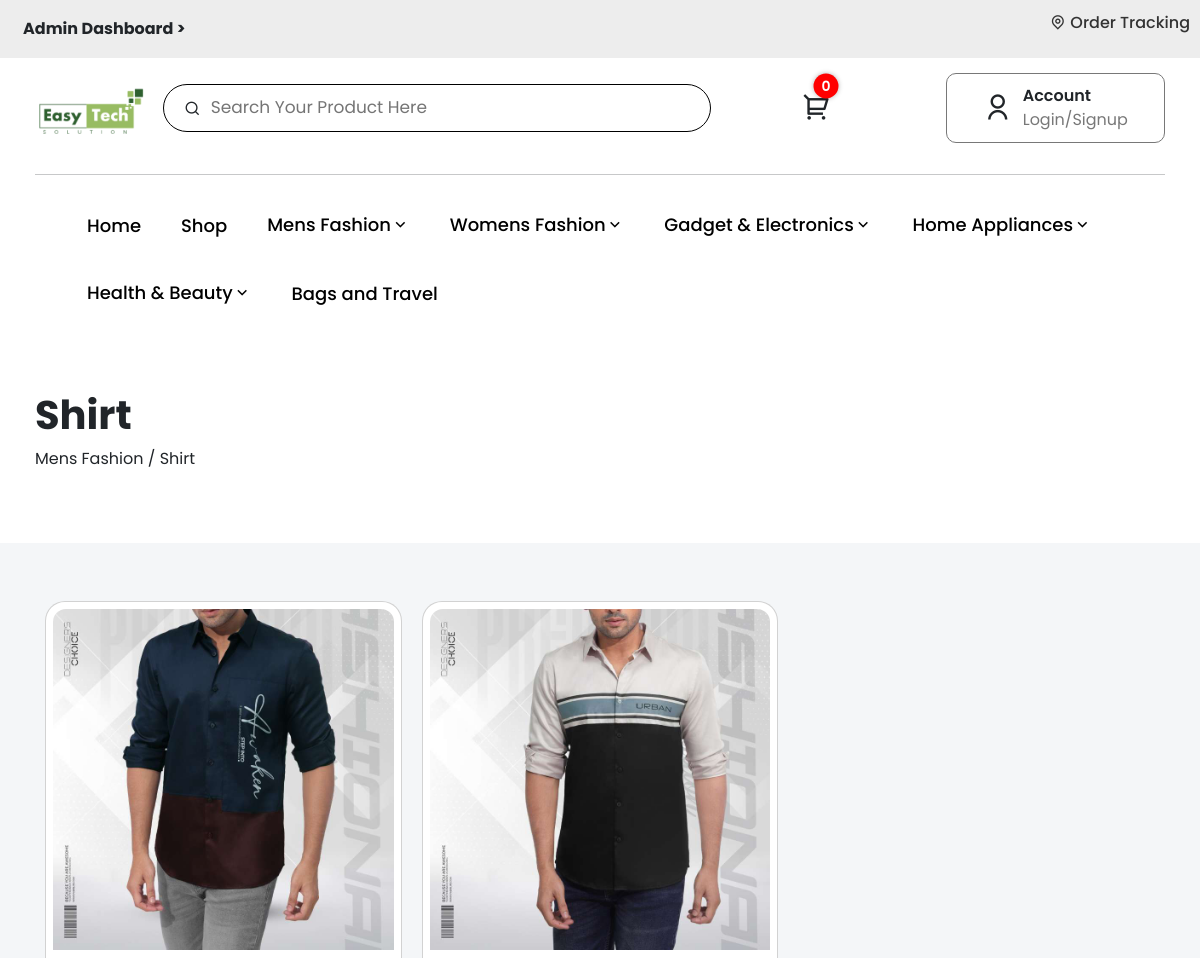
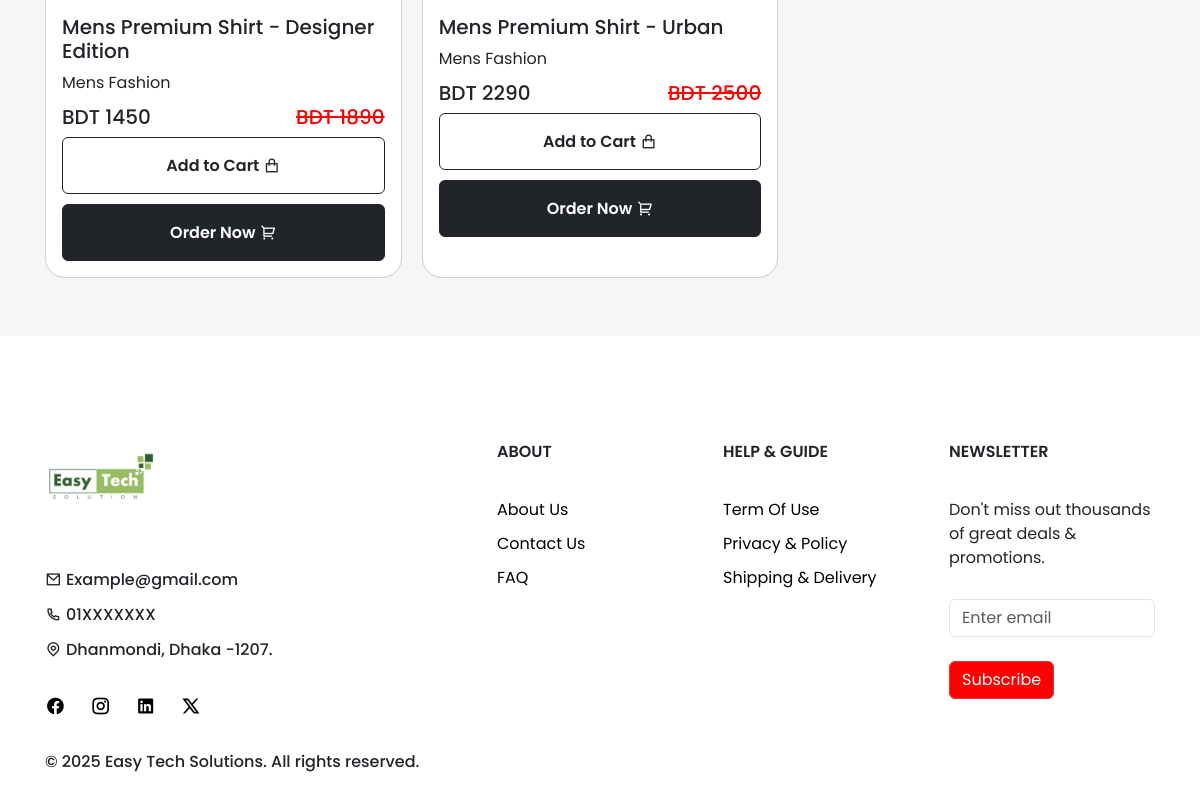
Page /subCategory.php?sub_ctg_id=1 on the committed database (2 pictures, top to bottom).
### tables this page shows
CREATE TABLE `main_category` (
  `main_ctg_id` int(11) NOT NULL,
  `main_ctg_name` varchar(100) NOT NULL,
  `main_ctg_des` text DEFAULT NULL,
  `main_ctg_img` varchar(255) DEFAULT NULL
);

CREATE TABLE `sub_category` (
  `sub_ctg_id` int(11) NOT NULL,
  `sub_ctg_name` varchar(100) NOT NULL,
  `main_ctg_name` varchar(100) NOT NULL
);

CREATE TABLE `product_info` (
  `product_id` int(11) NOT NULL,
  `product_title` varchar(255) NOT NULL,
  `product_regular_price` int(11) NOT NULL,
  `product_price` int(11) NOT NULL,
  `main_ctg_id` int(11) NOT NULL,
  `sub_ctg_id` int(11) NOT NULL,
  `available_stock` int(11) NOT NULL,
  `size_option` varchar(50) DEFAULT NULL,
  `product_keyword` varchar(255) DEFAULT NULL,
  `product_code` varchar(255) NOT NULL,
  `product_description` text DEFAULT NULL,
  `product_img1` varchar(255) DEFAULT NULL,
  `product_img2` varchar(255) DEFAULT NULL,
  `product_img3` varchar(255) DEFAULT NULL,
  `product_img4` varchar(255) DEFAULT NULL,
  `created_at` timestamp NOT NULL DEFAULT current_timestamp(),
  `product_type` text NOT NULL
);

### subCategory.php (the view, shortened to what this page needs)
<!DOCTYPE html>
<html lang="en">
<head>
    <link href="https://cdn.jsdelivr.net/npm/bootstrap@5.3.3/dist/css/bootstrap.min.css" rel="stylesheet">
    <link rel="stylesheet" href="css/style.css">
    <link rel="stylesheet" href="css/navbar.css">
    <link rel="stylesheet" href="css/productList.css">
    <link rel="stylesheet" href="css/cartbar.css">
    <link rel="stylesheet" href="https://cdnjs.cloudflare.com/ajax/libs/remixicon/4.6.0/remixicon.css">
    <link rel="stylesheet" href="https://cdnjs.cloudflare.com/ajax/libs/font-awesome/6.7.2/css/all.min.css">
</head>
<body>
<?php
include 'order-tracking-bar.php';
include 'header.php';
?>
<?php
    include 'database/dbConnection.php';
    $sub_category_id = $_GET['sub_ctg_id'];
    $sql = "SELECT * FROM sub_category WHERE sub_ctg_id='$sub_category_id'";
    $result = mysqli_query($conn, $sql);
    while ($item = mysqli_fetch_array($result)) {
        $sub_category_name = $item['sub_ctg_name'];
        $main_category_name = $item['main_ctg_name'];
    }
?>
<div class="pb-5 js-waypoint-sticky">
    <section class="py-5">
        <div class="container">
            <h1><?php echo $sub_category_name; ?></h1>
            <p><?php echo $main_category_name; ?> / <?php echo $sub_category_name; ?></p>
            <br><br>
            <br>
        </div>
        <div class="bg-gray">
            <div class="container grid-container py-5 mens-fashion-products">
                    <?php
                        $sql = "SELECT product_info.*, main_category.main_ctg_name, sub_category.sub_ctg_id
                                FROM product_info
                                JOIN main_category ON product_info.main_ctg_id = main_category.main_ctg_id
                                JOIN sub_category ON product_info.sub_ctg_id = sub_category.sub_ctg_id
                                WHERE product_info.sub_ctg_id='$sub_category_id'";
                        $result = mysqli_query($conn, $sql);
                            ?>
                            <?php
                        while ($item = mysqli_fetch_array($result)) {
                            echo "<div class='card' product-id='$item[product_id]' product-title='$item[product_title]' product-img='img/$item[product_img1]' product-price='$item[product_price]' product-quantity='1'>
                            <img onclick='window.location.href=\"product.php?pi=$item[product_id]\"' src='img/$item[product_img1]' class='card-img-top' alt='img'>
                            <div class='card-body'>
                                <h6 onclick='window.location.href=\"product.php?pi=$item[product_id]\"'>$item[product_title]</h6>
                                <p onclick='window.location.href=\"product.php?pi=$item[product_id]\"'>$item[main_ctg_name]</p>
                                <div class='price-inf' style='display: flex; justify-content: space-between;'>
                                    <h6 onclick='window.location.href=\"product.php?pi=$item[product_id]\"'>BDT $item[product_price]</h6>
                                    <h6 style='text-decoration: line-through; color: var(--theme);' onclick='window.location.href=\"product.php?pi=$item[product_id]\"'>BDT $item[product_regular_price]</h6>
                                </div>
                                <button onclick='addToCart(this)' class='btn btn-outline-dark'><span>Add to Cart</span> <i class='ri-shopping-bag-line'></i></button>
                                <a href='product.php?pi=$item[product_id]'>
                                    <button class='btn btn-dark'><span>Order Now</span> <i class='ri-shopping-cart-2-line'></i></button>
                                </a>
                            </div>
                        </div>";
                        }
                    ?>
            </div>
        </div>
    </section>
</div>
<?php
include 'footer.php';
?>
</body>
</html>

### order-tracking-bar.php
<div style='background:#ededed;'>
    <div class='container' style='text-align: end; padding: 10px; display: flex; justify-content: space-between;'>
        <a style="font-weight: 700" class="btn" href="Admin/">Admin Dashboard ></a>
        <a href="orderTracking.php" style='color: #333; font-weight: 500;'>
            <span><i class="ri-map-pin-line"></i> Order Tracking</span>
        </a>
    </div>
</div>

### header.php (shortened to what this page needs)
<nav id="home">
    <div class="container">
        <div class="inner">
            <div class="logo">
                <a href="index.php"><span>
                    <?php include 'logo.php'; ?>
                </span></a>
            </div>
            <div class="search-area">
                <div class="search-row dropdown">
                    <i class="ri-search-line"></i>
                    <input id="input-box" type="text" autofocus required placeholder="Search Your Product Here" autocomplete="off">
                </div>
            </div>
            <div class="btn-area">
                <div class="cart-btn">
                    <div class="cart-container">
                        <div onclick="openCartBar()" class="cart-icon"><i class="ri-shopping-cart-2-line"></i></div>
                        <div class="cart-counter top-cart-counter">0</div>
                    </div>
                </div>
                <div class="login-btn" onclick="window.location.href='registration.php'">
                    <i class="ri-user-line"></i>
                    <div class="txt-area">
                        <p class="bold-title">Account</p>
                        <p class="gray-title">Login/Signup</p>
                    </div>
                </div>
            </div>
        </div>
        <div class="pages" id="pages">
            <div>
                    <?php include 'logo.php'; ?>
                <hr>
                <ul style="font-weight: 500;">
                    <li style="padding: 20px;"><a href="index.php">Home</a></li>
                    <li style="padding: 20px;"><a href="shop.php">Shop</a></li>
                    <?php
                        include 'database/dbConnection.php';
                        $mainCategoriesSql = "SELECT * FROM main_category";
                        $mainCategoriesResult = $conn->query($mainCategoriesSql);
                        if ($mainCategoriesResult->num_rows > 0) {
                            $index = 0;
                            while ($mainCategory = $mainCategoriesResult->fetch_assoc()) {
                                $index++;
                                $mainCtgName = $mainCategory['main_ctg_name'];
                                $subCategoriesStmt = $conn->prepare("SELECT * FROM sub_category WHERE main_ctg_name = ?");
                                $subCategoriesStmt->bind_param("s", $mainCtgName);
                                $subCategoriesStmt->execute();
                                $subCategoriesResult = $subCategoriesStmt->get_result();
                                if ($subCategoriesResult->num_rows <= 0) {
                                    ?>
                                        <li style="padding: 20px;"><a href="category.php?main_ctg_id=<?php echo $mainCategory['main_ctg_id']; ?>"><?php echo $mainCtgName; ?></a></li>
                                    <?php
                                } else {
                                    ?>
                                    <li style="padding: 20px;">
                                        <div class="dropdown">
                                            <button style="font-weight: 500;" onclick="dropdownBtn(<?php echo $index; ?>)" class="dropdown-btn"><?php echo $mainCtgName; ?><i class="ri-arrow-down-s-line"></i></button>
                                        </div>
                                    </li>
                                <?php
                                }
                            }
                        }
                    ?>
                </ul>
            </div>
        </div>
    </div>
</nav>

### logo.php
<img src="img/logo.png" alt="logo-img" style="width: 120px;">

### footer.php (shortened to what this page needs)
<footer class="pb-5">
    <div class="container footer-grid-container">
        <div class="business">
            <div class="logo">
                <a href="index.php"><span>
                    <?php include 'logo.php'; ?>
                </span></a>
            </div>
            <br>
            <p></p>
            <br>
            <p><i class="ri-mail-line"></i> <span>Example@gmail.com </span></p>
            <p><i class="ri-phone-line"></i> <span>01XXXXXXX</span></p>
            <p><i class="ri-map-pin-line"></i> <span>Dhanmondi, Dhaka -1207.</span></p>
            <br>
            <div class="social-links">
                <a href="#" target="_blank">
                    <i class="ri-facebook-circle-fill"></i>
                </a>
                <a href="#">
                    <i class="ri-instagram-line"></i>
                </a>
                <a href="#">
                    <i class="ri-linkedin-box-fill"></i>
                </a>
                <a href="#">
                    <i class="ri-twitter-x-line"></i>
                </a>
            </div>
            <br>
            <p class="copyright">© 2025 Easy Tech Solutions. All rights reserved.</p>
        </div>
        <div class="about">
            <h6>about</h6>
            <br>
            <p><a href="about-us.php">About Us</a></p>
            <p><a href="contact-us.php">Contact Us</a></p>
            <p><a href="faq.php">FAQ</a></p>
        </div>
        <div class="help">
            <h6>help & guide</h6>
            <br>
            <p><a href="terms-use.php">Term Of Use</a></p>
            <p><a href="privacy-policy.php">Privacy & Policy</a></p>
            <p><a href="shipping-delivery.php">Shipping & Delivery</a></p>
        </div>
        <div class="newsletter">
            <h6>newsletter</h6>
            <br>
            <p>Don't miss out thousands of great deals &amp; promotions.</p>
            <br>
            <form>
                <div class="form-group">
                    <input type="email" class="form-control" id="exampleInputEmail1" aria-describedby="emailHelp" placeholder="Enter email"><br>
                    <button type="submit" class="btn btn-danger">Subscribe</button>
            <br><br><br>
        </div></form>
    </div>
    </div>
</footer>

### css/style.css (style rules this page uses)
:root { --white: #fff; --black: #000; --gray: #787878; --topback: #F4F6F8; --back2: #fffcf886; --theme: #ff0000; --themehover: #cf0909; }
* { margin: 0; padding: 0; box-sizing: border-box; font-family: "Poppins", serif; }
html { scroll-behavior: smooth; }
body { transition: .3s; }
h1 { font-weight: 700; }
a { color: var(--black); text-decoration: none; cursor: pointer; }
p { margin-bottom: 0; }
ul, li { list-style: none; }
.bold-title { font-weight: 600; }
.gray-title { color: var(--gray); }
.btn-danger { background: var(--theme); }
.container { max-width: 1670px; margin-left: auto; margin-right: auto; padding: 0 35px; }
.card { border-radius: 20px; }
.card-body .btn { width: 100%; padding: 15px; margin-bottom: 10px; }
.card-body .btn:last-child { margin-bottom: 0; }
.card-body .btn span { font-weight: 600; }
.card h6 { font-size: 20px; font-weight: 700; }
.card p { margin-bottom: 10px; }
.card-img-top { padding: 7px; border-radius: 20px 20px 0px 0; }
.footer-grid-container { display: grid; grid-template-columns: 40% 20% 20% 20%; }
.footer-grid-container > div { padding: 10px; }
.footer-grid-container .logo { text-align: left; }
.footer-grid-container h6 { text-transform: uppercase; font-weight: 600; }
.footer-grid-container p { padding: 5px 0; }
.footer-grid-container .business p span, .footer-grid-container .business .copyright { font-weight: 500; }
.footer-grid-container .social-links i { font-size: 20px; margin-right: 20px; }

### css/navbar.css (style rules this page uses)
.bg-gray { background: var(--topback); }
.cart-container { position: relative; display: inline-block; margin-right: 30px; }
.cart-icon { position: relative; }
.cart-counter { position: absolute; top: 0; background-color: red; color: white; font-size: 14px; font-weight: 600; min-width: 25px; min-height: 25px; border-radius: 50%; display: flex; align-items: center; justify-content: center; transform: translate(50%, -50%); box-shadow: 0 0 5px rgba(0, 0, 0, 0.3); }
.logo a { font-size: 2.6rem; font-weight: 600; letter-spacing: -3px; transition: .3s; }
nav .container { transition: .3s ease; }
nav .inner { width: 100%; padding: 15px 0; display: flex; align-items: center; }
.logo { width: 10%; }
.search-area { width: 50%; }
.btn-area { width: 40%; }
.search-area { margin: 0 15px; border-radius: 25px; border: 1px solid var(--black); }
.search-row { display: flex; align-items: center; padding: 10px 20px; }
.search-area .search-row input { margin-left: 10px; flex: 1; border: 0; outline: 0; background: transparent; font-size: 17px; }
.btn-area { display: flex; }
.btn-area i { font-size: 1.8rem; padding-right: 10px; cursor: pointer; transition: .3s; }
.call, .cart-btn, .login-btn { display: flex; width: 33.33%; align-items: center; justify-content: center; }
.login-btn { border: 1px solid var(--gray); border-radius: 10px; padding: 10px; cursor: pointer; transition: .3s; }
.pages ul { display: flex; flex-wrap: wrap; align-items: center; }
.pages ul li { padding: 5px 20px; }
.pages ul li a { font-size: 18px; }
.dropdown button { font-size: 18px; border: none; cursor: pointer; background: none; }
@media only screen and (max-width: 1450px) { .cart-btn, .login-btn { width: 50%; } }

### css/productList.css (style rules this page uses)
.grid-container { display: grid; grid-template-columns: 20% 20% 20% 20% 20%; }
.grid-container > div { margin: 10px; }
@media only screen and (max-width: 1700px) { .grid-container { grid-template-columns: 25% 25% 25% 25%; } }
@media only screen and (max-width: 1290px) { .grid-container { grid-template-columns: 33.33% 33.33% 33.33%; } }

### subCategory.php (style rules this page uses)
.card { cursor: pointer; }
.card-body h6 { font-weight: 500; }

### rows in the picture
main_category: main_ctg_name "Mens Fashion"
main_category: main_ctg_name "Womens Fashion"
main_category: main_ctg_name "Gadget & Electronics"
main_category: main_ctg_name "Home Appliances"
main_category: main_ctg_name "Health & Beauty"
main_category: main_ctg_name "Bags and Travel"
sub_category: sub_ctg_name "Shirt", main_ctg_name "Mens Fashion"
product_info: product_img1 (picture), product_title "Mens Premium Shirt - Designer Edition", main_ctg.main_ctg_name "Mens Fashion", product_price "1450", product_regular_price "1890"
product_info: product_img1 (picture), product_title "Mens Premium Shirt - Urban", main_ctg.main_ctg_name "Mens Fashion", product_price "2290", product_regular_price "2500"
